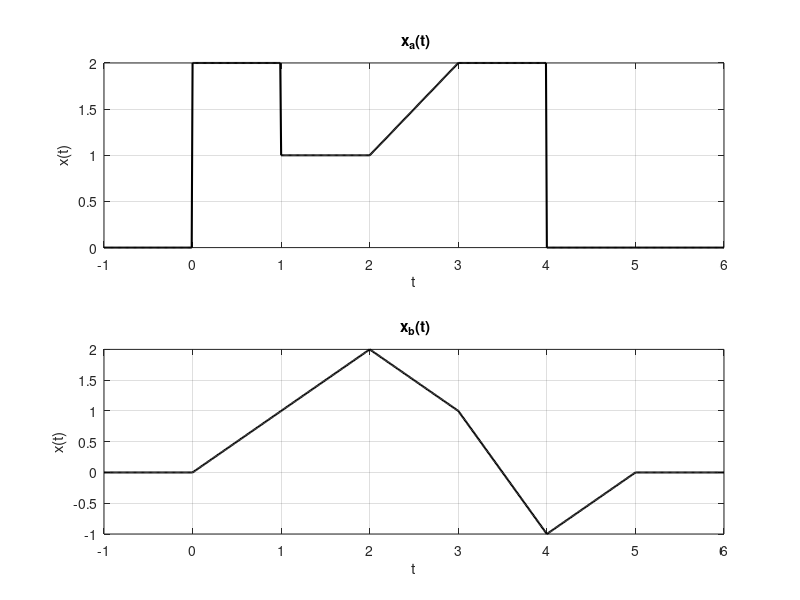

MATLAB code to generate this figure:

t = -1:0.01:6;

x_a = @(t) (t>=0 & t<1)*2 + (t>=1 & t<2)*1 + (t>=2 & t<3).*(t-1) + ...
           (t>=3 & t<4)*2 + (t<0 | t>4)*0;

x_b = @(t) (t>=0 & t<2).*t + (t>=2 & t<3).*(-t+4) + ...
           (t>=3 & t<4).*(-2*t+7) + (t>=4 & t<5).*(t-5) + (t<0 | t>5)*0;
    
x_a_vals = arrayfun(x_a, t); 
x_b_vals = arrayfun(x_b, t);

figure;
subplot(2,1,1);
plot(t, x_a_vals, 'k', 'LineWidth', 1.5);
xlabel('t'); ylabel('x(t)');
title(' x_a(t)');
grid on;

subplot(2,1,2); 
plot(t, x_b_vals, 'k', 'LineWidth', 1.5);
xlabel('t'); ylabel('x(t)');
title(' x_b(t)');
grid on;
